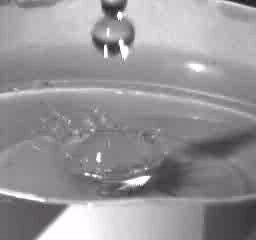
#> input picture frame 18 of LearningOpenCV4/videos/drop.avi, 256 x 240 px, given in place of the camera
$ python cameo.py   (older library calls are emulated)
#> lines starting #> are read from the running program, lines starting #| are printed output that depends on the picture
### LearningOpenCV4/src/cameo/managers.py
import cv2
import numpy
import time

__all__ = ["CaptureManager" , "WindowManager"]


class CaptureManager(object):
    def __init__(self, capture, previewWindowManager=None,
                 shouldMirrorPreview=False):
        self.previewWindowManager = previewWindowManager
        self.shouldMirrorPreview = shouldMirrorPreview
        self._capture = capture
        self._channel = 0
        self._enteredFrame = False
        self._frame = None
        self._imageFilename = None
        self._videoFilename = None
        self._videoEncoding = None
        self._videoWriter = None
        self._startTime = None
        self._framesElapsed = 0
        self._fpsEstimate = None

    @property
    def channel(self):
        return self._channel

    # [5 lines left out: function channel, not called in this run]

    @property
    def frame(self):
        if self._enteredFrame and self._frame is None:
            _, self._frame = self._capture.retrieve(
                self._frame, self.channel)
        return self._frame

    @property
    def isWritingImage(self):
        return self._imageFilename is not None

    @property
    def isWritingVideo(self):
        return self._videoFilename is not None

    def enterFrame(self):
        """Caputer the next frame, if any"""
        # but first, check that any previous frame was exited
        assert not self._enteredFrame, \
            'previous enterFrame() had no matching exitFrame()'
        if self._capture is not None:
            self._enteredFrame = self._capture.grab()

    def exitFrame(self):
        """Draw to the window. Write to files. Release the frame."""

        # Check whether any grabbed frame is retrievable
        # The getter may retrieve and cache the frame.
        if self.frame is None:
            self._enteredFrame = False
            return

        # Update the FPS estimate and related variables
        if self._framesElapsed == 0:
            self._startTime = time.time()
        else:
            timeElapsed = time.perf_counter() - self._startTime
            self._fpsEstimate = self._framesElapsed / timeElapsed
        self._framesElapsed += 1

        # Draw to the window, if any
        if self.previewWindowManager is not None:
            if self.shouldMirrorPreview:
                mirroredFrame = numpy.fliplr(self._frame)
                self.previewWindowManager.show(mirroredFrame)
            else:
                self.previewWindowManager.shw(self._frame)

        # write to the image file, if any.
        if self.isWritingImage:
            cv2.imwrite(self._imageFilename, self._frame)
            self._imageFilename = None

        # Write to the video file, if any.
        self._writeVideoFrame()

        # Release the frame
        self._frame = None
        self._enteredFrame = False

    def writeImage(self, filename):
        """Write the next exited frame to an image file."""
        self._imageFilename = filename

    # [10 lines left out: functions startWritingVideo, stopWritingVideo, not called in this run]

    def _writeVideoFrame(self):
        if not self.isWritingVideo:
            return
        if self._videoWriter is None:
            fps = self._capture.get(cv2.CAP_PROP_FPS)
            if fps <= 0.0:
                # The captures fps is unknown so use an estimate
                if self._framesElapsed < 20:
                    # Wait until more frames elapse so that the
                    # estimate is more stable.
                    return
                else:
                    fps = self._fpsEstimate
            size = (int(self._capture.get(cv2.CAP_PROP_FRAME_WIDTH)),
                    int(self._capture.get(cv2.CAP_PROP_FRAME_HEIGHT)))

            self._videoWriter = cv2.VideoWriter(self._videoFilename, self._videoEncoding, fps, size)
        self._videoWriter.write(self._frame)


class WindowManager(object):
    def __init__(self, windowName, keypressCallback=None):
        self.keypressCallback = keypressCallback
        self._windowName = windowName
        self._isWindowCreated = False

    @property
    def isWindowCreated(self):
        return self._isWindowCreated

    def createWindow(self):
        cv2.namedWindow(self._windowName)
        self._isWindowCreated=True

    def show(self,frame):
        cv2.imshow(self._windowName, frame)

    def destroyWindow(self):
        cv2.destroyWindow(self._windowName)
        self._isWindowCreated = False

    def processEvents(self):
        keycode = cv2.waitKey(1)
        if self.keypressCallback is not None and keycode != -1:
            self.keypressCallback(keycode)

### LearningOpenCV4/src/cameo/filters.py
import cv2
import numpy as np
import utils


def strokesEdge(src, dst, blurKSize=7, edgeKsize=5):
    if blurKSize >= 3:
        # blur the image
        blurredSrc = cv2.medianBlur(src, blurKSize)
        # convert to gray
        graySrc = cv2.cvtColor(blurredSrc, cv2.COLOR_BGR2GRAY)
    else:
        # convert to gray
        graySrc = cv2.cvtColor(src, cv2.COLOR_BGR2GRAY)
    cv2.Laplacian(graySrc, cv2.CV_8U, graySrc, ksize=edgeKsize)
    # normalize the image so the image has values between 0 and 1
    normalizeInverseAlpha = (1.0 / 255) * (255 - graySrc)
    channels = cv2.split(src)
    for channel in channels:
        channel[:] = channel * normalizeInverseAlpha
    cv2.merge(channels, dst)


class VConvolutionFilter(object):
    """A filter that applies a convolution to V (or all of BGR)."""
    def __init__(self, kernel):
        self._kernel = kernel

    # [4 lines left out: function apply, not called in this run]


class SharpenFilter(VConvolutionFilter):
    """A sharpen filter with 1-pixel radius"""
    # [8 lines left out: function __init__, not called in this run]


class FindEdgesFilter(VConvolutionFilter):
    """And edge-finding filter with a 1-pixel radius"""
    # [6 lines left out: function __init__, not called in this run]


class BlurFilter(VConvolutionFilter):
    """A blur with with a 2-pixel radius"""
    def __init__(self):
        kernel = np.ones((4, 4)) * 0.04
        VConvolutionFilter.__init__(self, kernel)


class EmbossFilter(VConvolutionFilter):
    """An emboss filter with a 1-pixel radius"""

    # [5 lines left out: function __init__, not called in this run]


class BGRFuncFilter(object):
    """A filter that applies different functions to each of BGR."""
    def __init__(self, vFunc=None, bFunc=None, gFunc=None,
                 rFunc=None, dtype=np.uint8):
        length = np.iinfo(dtype).max + 1
        self._bLookupArray = utils.createLookupArray(
            utils.createCompositeFunc(bFunc, vFunc), length)
        self._gLookupArray = utils.createLookupArray(
            utils.createCompositeFunc(gFunc, vFunc), length)
        self._rLookupArray = utils.createLookupArray(
            utils.createCompositeFunc(rFunc, vFunc), length)

    def apply(self, src, dst):
        """Apply the filter with a BGR source/destination."""
        b, g, r = cv2.split(src)
        utils.applyLookupArray(self._bLookupArray, b, b)
        utils.applyLookupArray(self._gLookupArray, g, g)
        utils.applyLookupArray(self._rLookupArray, r, r)
        cv2.merge([b, g, r], dst)


class BGRCurveFilter(BGRFuncFilter):
    """A filter that applies different curves to each of BGR."""
    def __init__(self, vPoints=None, bPoints=None,
                 gPoints=None, rPoints=None, dtype=np.uint8):
        BGRFuncFilter.__init__(self,
                               utils.createCurveFunc(vPoints),
                               utils.createCurveFunc(bPoints),
                               utils.createCurveFunc(gPoints),
                               utils.createCurveFunc(rPoints), dtype)

### LearningOpenCV4/src/cameo/utils.py
import cv2
import numpy
import scipy.interpolate


def createLookupArray(func, length=256):
    """Return a lookup for whole-number inputs to a function.

    The lookup values are clamped to [0, length - 1].

    """
    if func is None:
        return None
    lookupArray = numpy.empty(length)
    i = 0
    while i < length:
        func_i = func(i)
        lookupArray[i] = min(max(0, func_i), length - 1)
        i += 1
    return lookupArray


def applyLookupArray(lookupArray, src, dst):
    """Map a source to a destination using a lookup."""
    if lookupArray is None:
        return
    dst[:] = lookupArray[src]


def createCompositeFunc(func0, func1):
    """Return a composite of two functions."""
    if func0 is None:
        return func1
    if func1 is None:
        return func0
    return lambda x: func0(func1(x))


def createCurveFunc(points):
    """Return a function derived from control points."""
    if points is None:
        return None
    numPoints = len(points)
    if numPoints < 2:
        return None
    xs, ys = zip(*points)
    if numPoints < 4:
        kind = 'linear'
        # 'quadratic' is not implemented.
    else:
        kind = 'cubic'
    return scipy.interpolate.interp1d(xs, ys, kind,
                                      bounds_error=False)

### LearningOpenCV4/src/cameo/cameo.py
import cv2
import filters
from managers import WindowManager, CaptureManager


class Cameo(object):
    def __init__(self):
        self._window_manager = WindowManager('Cameo', self.onKeypress)
        self._capture_manager = CaptureManager(
            capture=cv2.VideoCapture(0),
            previewWindowManager=self._window_manager,
            shouldMirrorPreview=True)
        self._curveFilter = filters.BGRCurveFilter()

    def run(self):
        """Run the main loop"""
        self._window_manager.createWindow()
        while self._window_manager.isWindowCreated:
            self._capture_manager.enterFrame()
            frame = self._capture_manager.frame
            if frame is not None:
                filters.strokesEdge(frame, frame)
                self._curveFilter.apply(frame, frame)
            self._capture_manager.exitFrame()
            self._window_manager.processEvents()
#> this loop made 1 pass; (key Esc is pressed on pass 1)
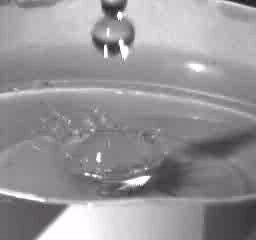
#> input picture frame 18 of LearningOpenCV4/videos/drop.avi, 256 x 240 px, given in place of the camera
#> pass 1, in strokesEdge, `normalizeInverseAlpha = (1.0 / 255) * (255 - graySrc)`:
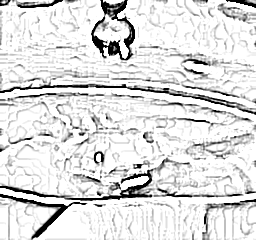
#> normalizeInverseAlpha: shape (240, 256) float64; min 0, max 1, mean 0.87
#> pass 1, in apply, `b, g, r = cv2.split(src)`:
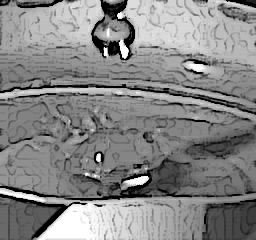
#> b: shape (240, 256); min 0, max 255, mean 133.9

    def onKeypress(self, keycode):
        """Handle a keypress.
        space -> Take a screenshot.
        tab -> Start/stop recording a screencast.
        escape -> Quit.
        """
        if keycode == 32:  # space
            self._capture_manager.writeImage('../output/screenshot.png')
        elif keycode == 9:  # tab
            if not self._capture_manager.isWritingImage:
                self._capture_manager.startWritingVideo('../output/screencast.avi')
            else:
                self._capture_manager.stopWritingVideo()
        elif keycode == 27:  # escape
            self._window_manager.destroyWindow()


if __name__ == "__main__":
    Cameo().run()

$ run again, starting later in the video
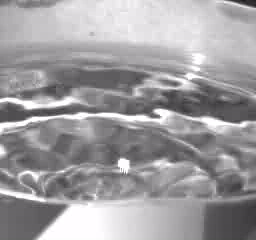
#> input picture frame 81 of LearningOpenCV4/videos/drop.avi, 256 x 240 px, given in place of the camera
#> the loop in run, `while self._window_manager.isWindowCreated:` made 1 pass; (key Esc is pressed on pass 1)
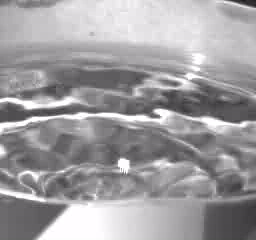
#> input picture frame 81 of LearningOpenCV4/videos/drop.avi, 256 x 240 px, given in place of the camera
#> pass 1, in strokesEdge, `normalizeInverseAlpha = (1.0 / 255) * (255 - graySrc)`:
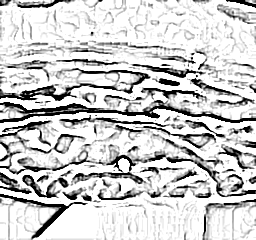
#> normalizeInverseAlpha: shape (240, 256) float64; min 0, max 1, mean 0.799
#> pass 1, in apply, `b, g, r = cv2.split(src)`:
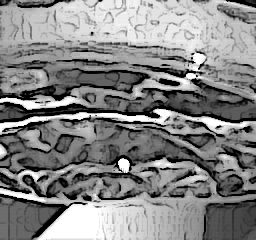
#> b: shape (240, 256); min 0, max 255, mean 133.1

$ run again, starting later in the video
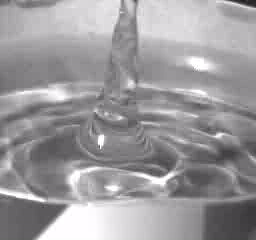
#> input picture frame 145 of LearningOpenCV4/videos/drop.avi, 256 x 240 px, given in place of the camera
#> the loop in run, `while self._window_manager.isWindowCreated:` made 1 pass; (key Esc is pressed on pass 1)
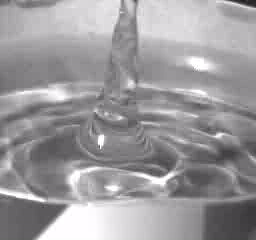
#> input picture frame 145 of LearningOpenCV4/videos/drop.avi, 256 x 240 px, given in place of the camera
#> pass 1, in strokesEdge, `normalizeInverseAlpha = (1.0 / 255) * (255 - graySrc)`:
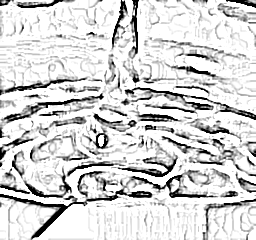
#> normalizeInverseAlpha: shape (240, 256) float64; min 0, max 1, mean 0.832
#> pass 1, in apply, `b, g, r = cv2.split(src)`:
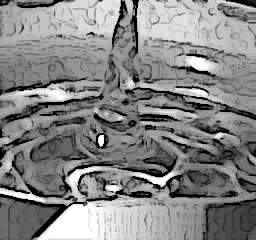
#> b: shape (240, 256); min 0, max 255, mean 133.3
